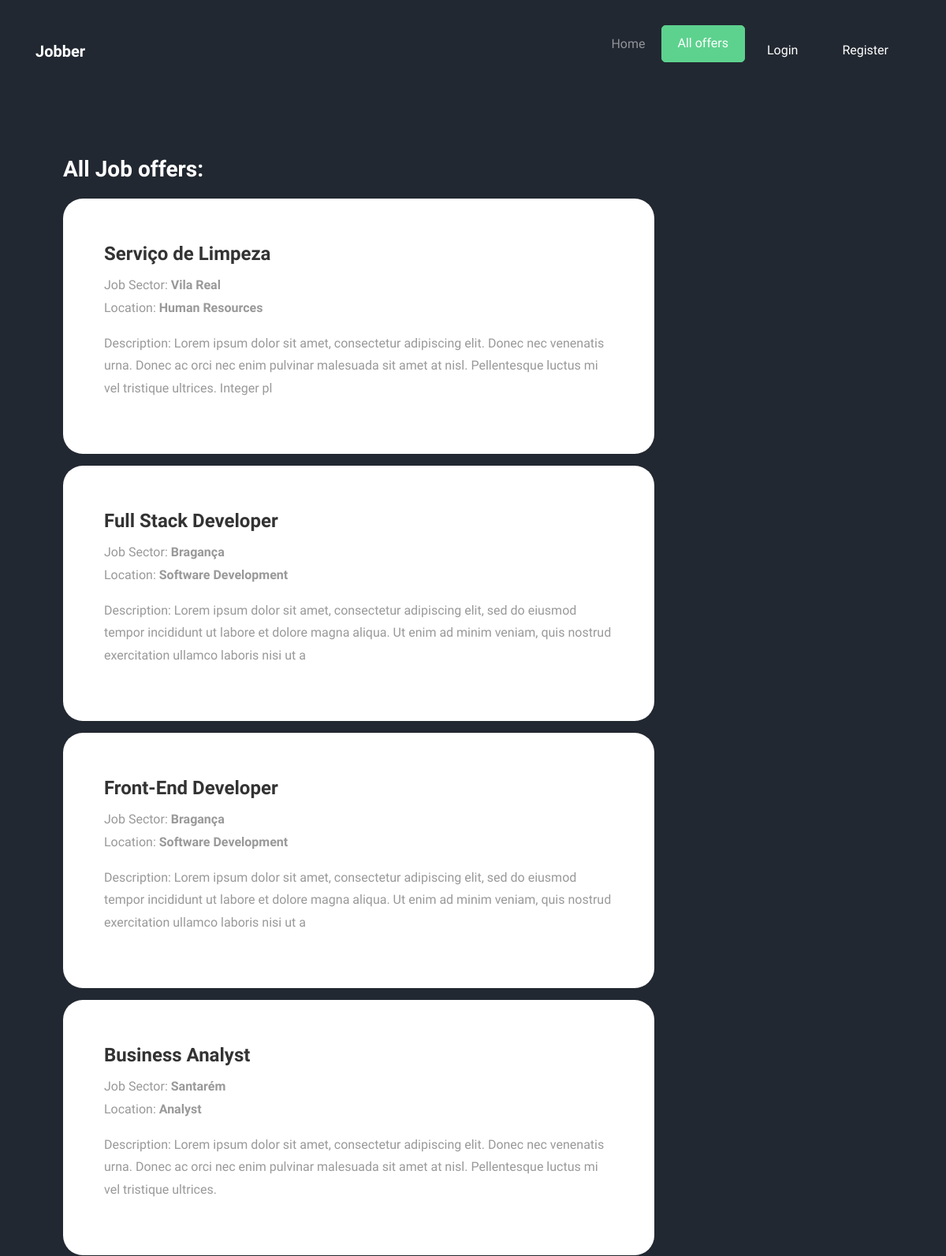
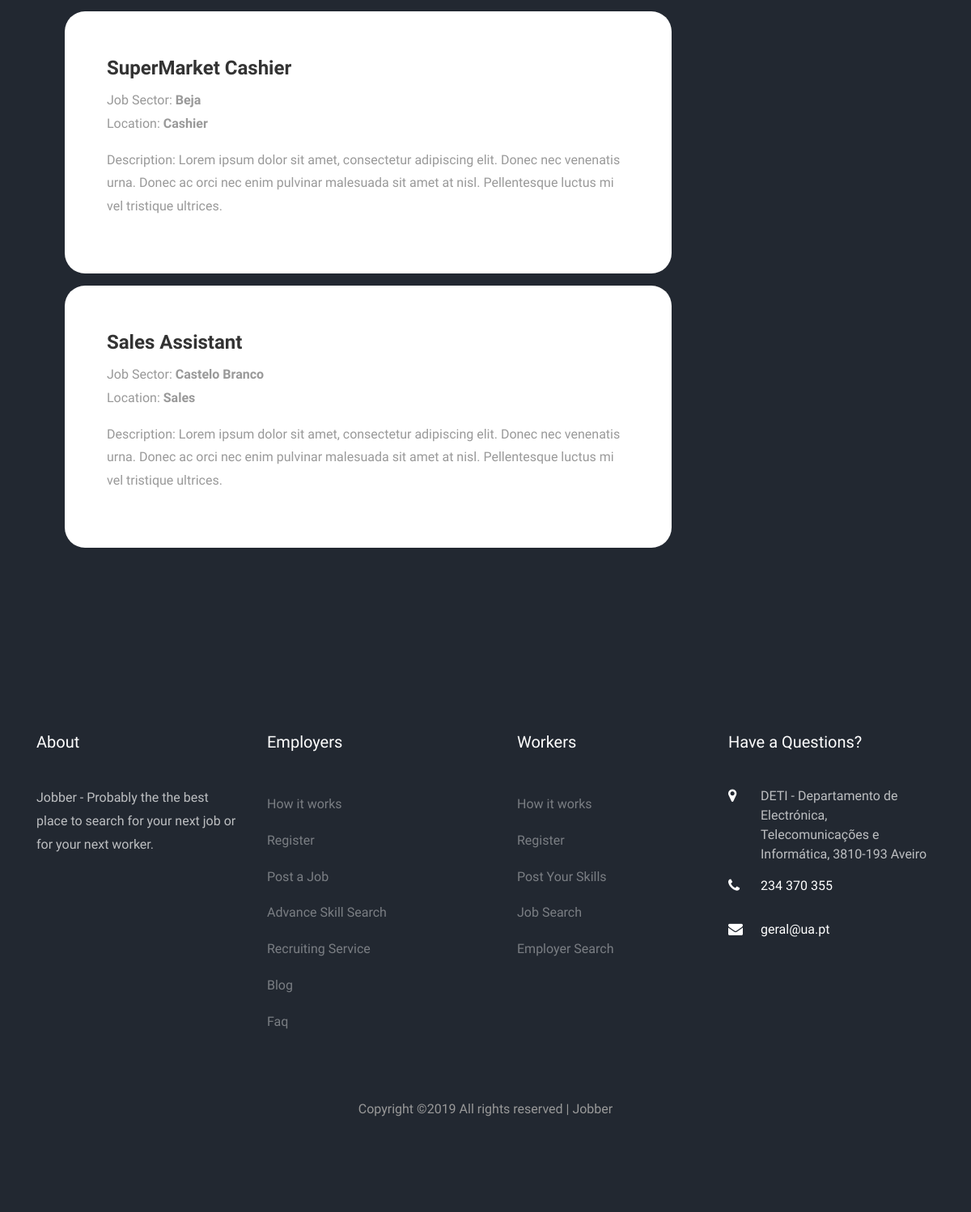
Screenshot of /job_list/ with the database file from the repository (2 pictures, top to bottom).
### job_app/models.py (models this page shows, shortened)
class Emprego(models.Model):
    id = models.AutoField(primary_key=True)  # Id_autogerated
    title = models.CharField(max_length=70)
    description = models.CharField(max_length=200)
    created_at = models.DateTimeField(auto_now_add=True)
    publisher = models.CharField(max_length=20, blank=True)
    location = models.IntegerField(choices=LOCATION)  # Pode ser Remote, no Local da empresa ou noutra sede ou sth else
    job_sector = models.IntegerField(choices=JOB_SECTOR)  # IT, Economy
    file = models.FileField(blank=True)  # Can post a PDF with more details of the job, but it's totally optional

### job_app/views.py (the view)
# urls.py: path('job_list/', joblistview,name='job_list'),
def joblistview(request):
        return render(request, 'job_all.html', {'jobs' : [[e.title, LOCATION[int(e.location) - 1][1], \
                                                            JOB_SECTOR[int(e.job_sector) - 1][1], e.description] \
                                                            for e in Emprego.objects.all() if True]})

### templates/job_all.html (shortened to what this page needs)
{% extends 'base.html' %}
{% block content %}
    <div class="mb-5" data-scrollax=" properties: { translateY: '70%' }">
        <div class="container" style = "padding: 50px"  >
            <p class="mb-5 mt-5 pt-5" data-scrollax="properties: { translateY: '30%', opacity: 1.6 } ">
                <h3 style="color:#FFFFFF">
                    {% if not jobs %}
                        <strong>No job offers =( *YET*</strong>
                    {% else %}
                        <strong>All Job offers: </strong>
                    {% endif %}
                </h3>
            </p>
    <section id="first-tab-group" class="tabgroup" >
        {% for t in jobs %}
        <div style="background-color:#FFFFFF;
                    border-radius: 25px;
                    width:750px;
                    margin-bottom: 15px;" class="tab active p-4 ">
                      <div class="item row" style="margin:20px" >
                        <div class="col-md-15 p-2">
                            <h4><strong>{{ t.0 }}</strong></h4>
                                <span>Job Sector: <strong>{{ t.1 }}</strong></span>
                            <span><p>Location: <strong>{{ t.2 }}</strong></p></span>
                                <p>Description: {{ t.3 }}</p>
                        </div>
                      </div>
        </div>
        {% endfor %}
    </section>
        </div>
        </div>
</body>
</html>
{% endblock content %}

### templates/base.html (shortened to what this page needs)
<!DOCTYPE html>
<html lang="en">
  <head>
    {% load static %}
    <link rel="stylesheet" href="{% static 'css/open-iconic-bootstrap.min.css' %}">
    <link rel="stylesheet" href="{% static 'css/animate.css' %}">
    <link rel="stylesheet" href="{% static 'css/owl.carousel.min.css' %}">
    <link rel="stylesheet" href="{% static 'css/owl.theme.default.min.css' %}">
    <link rel="stylesheet" href="{% static 'css/magnific-popup.css' %}">
    <link rel="stylesheet" href="{% static 'css/aos.css' %}">
    <link rel="stylesheet" href="{% static 'css/ionicons.min.css' %}">
    <link rel="stylesheet" href="{% static 'css/bootstrap-datepicker.css' %}">
    <link rel="stylesheet" href="{% static 'css/jquery.timepicker.css' %}">
    <link rel="stylesheet" href="{% static 'css/flaticon.css' %}">
    <link rel="stylesheet" href="{% static 'css/icomoon.css' %}">
    <link rel="stylesheet" href="{% static 'css/style.css' %}">
  </head>
  <body style="background: #222831">
	  <nav class="navbar navbar-expand-lg navbar-dark ftco_navbar bg-dark ftco-navbar-light" style="background: #0b0b0b">
	    <div class="container">
	      <a class="navbar-brand" href="{% url 'index' %}">Jobber</a>
	      <div class="collapse navbar-collapse" id="ftco-nav">
	        <ul class="navbar-nav ml-auto">
	          <li class="nav-item active"><a href="{% url 'index' %}" class="nav-link">Home</a></li>
	          <li class="nav-item cta cta-colored"><a href="{% url 'job_list'%}" class="nav-link">All offers</a></li>
          {% if user.is_authenticated %}
            <li class="nav-item cta mr-md-2"><a href="{% url 'job_create' %}" class="nav-link">Post a Job</a></li>
            <li class="nav-item nav-link"><a href="{% url 'profile' %}" class="nav-link">Profile</a></li>
            <li class="nav-item nav-link"><a href="{% url 'logout' %}" class="nav-link">Logout</a></li>
          {% else %}
            <li class="nav-item nav-link"><a href="{% url 'login' %}" class="nav-link">Login</a></li>
	          <li class="nav-item nav-link"><a href="{% url 'register' %}" class="nav-link">Register</a></li>
          {% endif %}
	        </ul>
	      </div>
	    </div>
	  </nav>
    {% block content %}
    {% endblock content %}
    <footer class="ftco-footer ftco-bg-dark ftco-section">
      <div class="container">
        <div class="row mb-5">
        	<div class="col-md">
             <div class="ftco-footer-widget mb-4">
              <h2 class="ftco-heading-2">About</h2>
              <p>Jobber - Probably the the best place to search for your next job or for your next worker.</p>
              <ul class="ftco-footer-social list-unstyled float-md-left float-lft mt-3">
              </ul>
            </div>
          </div>
          <div class="col-md">
            <div class="ftco-footer-widget mb-4">
              <h2 class="ftco-heading-2">Employers</h2>
              <ul class="list-unstyled">
                <li><a href="#" class="py-2 d-block">How it works</a></li>
                <li><a href="#" class="py-2 d-block">Register</a></li>
                <li><a href="#" class="py-2 d-block">Post a Job</a></li>
                <li><a href="#" class="py-2 d-block">Advance Skill Search</a></li>
                <li><a href="#" class="py-2 d-block">Recruiting Service</a></li>
                <li><a href="#" class="py-2 d-block">Blog</a></li>
                <li><a href="#" class="py-2 d-block">Faq</a></li>
              </ul>
            </div>
          </div>
          <div class="col-md">
            <div class="ftco-footer-widget mb-4 ml-md-4">
              <h2 class="ftco-heading-2">Workers</h2>
              <ul class="list-unstyled">
                <li><a href="#" class="py-2 d-block">How it works</a></li>
                <li><a href="#" class="py-2 d-block">Register</a></li>
                <li><a href="#" class="py-2 d-block">Post Your Skills</a></li>
                <li><a href="#" class="py-2 d-block">Job Search</a></li>
                <li><a href="#" class="py-2 d-block">Employer Search</a></li>
              </ul>
            </div>
          </div>
          <div class="col-md">
            <div class="ftco-footer-widget mb-4">
            	<h2 class="ftco-heading-2">Have a Questions?</h2>
            	<div class="block-23 mb-3">
	              <ul>
	                <li><span class="icon icon-map-marker"></span><span class="text">DETI - Departamento de Electrónica, Telecomunicações e Informática, 3810-193 Aveiro</span></li>
	                <li><a href="#"><span class="icon icon-phone"></span><span class="text">234 370 355</span></a></li>
	                <li><a href="#"><span class="icon icon-envelope"></span><span class="text">geral@ua.pt</span></a></li>
	              </ul>
	            </div>
            </div>
          </div>
        </div>
        <div class="row">
          <div class="col-md-12 text-center">
              Copyright &copy;<script>document.write(new Date().getFullYear());</script> All rights reserved | Jobber </a>
          </div>
        </div>
      </div>
    </footer>
  {% load static %}
  </body>
</html>

### static/css/icomoon.css (style rules this page uses)
[class^="icon-"], [class*=" icon-"] { font-family: 'icomoon' !important; speak: none; font-style: normal; font-weight: normal; font-variant: normal; text-transform: none; line-height: 1; -webkit-font-smoothing: antialiased; -moz-osx-font-smoothing: grayscale; }
.icon-map-marker:before { content: "\f041"; }
.icon-phone:before { content: "\f095"; }
.icon-envelope:before { content: "\f0e0"; }

### rows the page displays
Emprego: title "Serviço de Limpeza", description "Lorem ipsum dolor sit amet, consectetur adipiscing elit. Donec nec venenatis urna. Donec ac orci nec enim pulvinar malesuada sit amet at nisl. Pellentesque luctus mi vel tristique ultrices. Integer pl"
Emprego: title "Full Stack Developer", description "Lorem ipsum dolor sit amet, consectetur adipiscing elit, sed do eiusmod tempor incididunt ut labore et dolore magna aliqua. Ut enim ad minim veniam, quis nostrud exercitation ullamco laboris nisi ut a"
Emprego: title "Front-End Developer", description "Lorem ipsum dolor sit amet, consectetur adipiscing elit, sed do eiusmod tempor incididunt ut labore et dolore magna aliqua. Ut enim ad minim veniam, quis nostrud exercitation ullamco laboris nisi ut a"
Emprego: title "Business Analyst", description "Lorem ipsum dolor sit amet, consectetur adipiscing elit. Donec nec venenatis urna. Donec ac orci nec enim pulvinar malesuada sit amet at nisl. Pellentesque luctus mi vel tristique ultrices."
Emprego: title "SuperMarket Cashier", description "Lorem ipsum dolor sit amet, consectetur adipiscing elit. Donec nec venenatis urna. Donec ac orci nec enim pulvinar malesuada sit amet at nisl. Pellentesque luctus mi vel tristique ultrices."
Emprego: title "Sales Assistant", description "Lorem ipsum dolor sit amet, consectetur adipiscing elit. Donec nec venenatis urna. Donec ac orci nec enim pulvinar malesuada sit amet at nisl. Pellentesque luctus mi vel tristique ultrices."

### other values shown
{{ t.1 }} "Vila Real" "Bragança" "Bragança" "Santarém" "Beja" "Castelo Branco"
{{ t.2 }} "Human Resources" "Software Development" "Software Development" "Analyst" "Cashier" "Sales"
